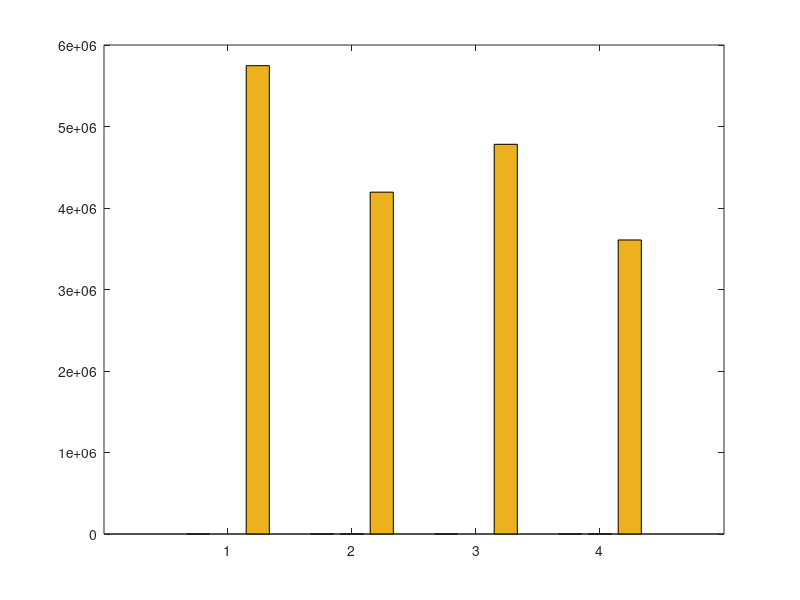
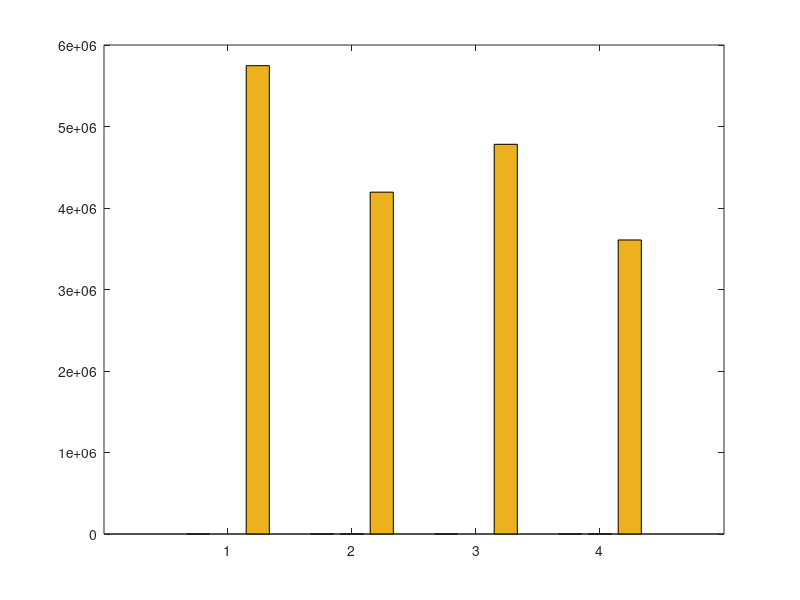
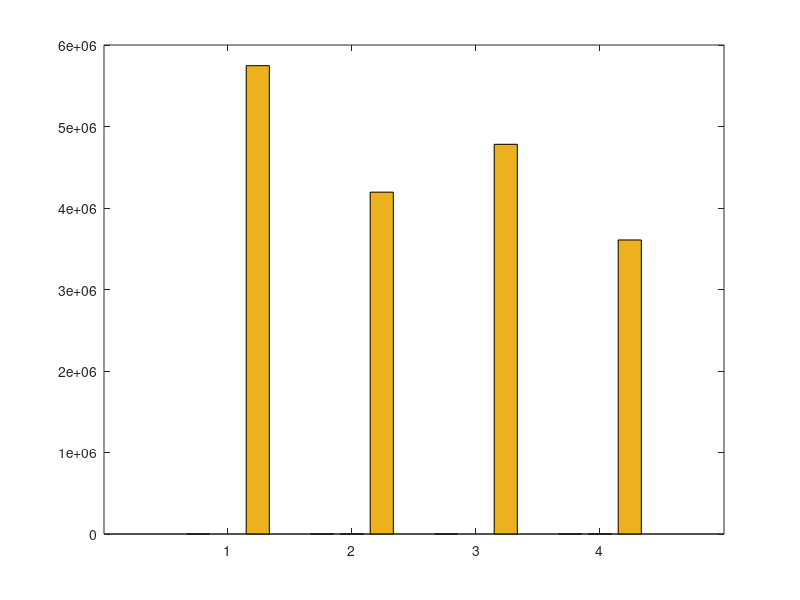
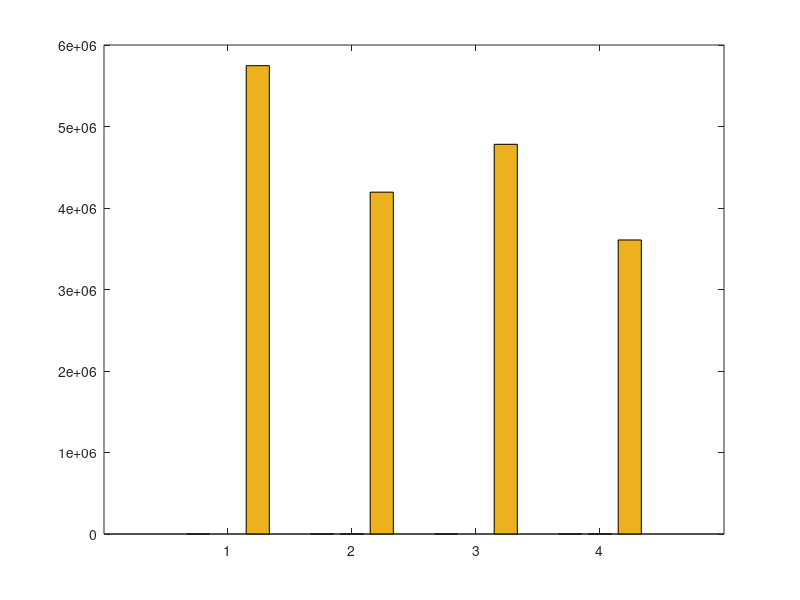

The MATLAB source for these figures, in order:
% basic hybrid copy migration
% memory size in MB
r = 4096
r *= 1024 % convert to KB

% bandwidth in gbps
b = 1000 
b = b * 1024/8 % convert to KB

% page dirty rate in percent (%): against to total memory pages
dirtyrate = 14 
dirtyrate /= 100

readrate = 14
readrate /= 100

pagesize = 4 % in KB
numpages = r / pagesize

% delta compression rate
comp = 0.5 

% amount of CPU and device states in KB 
scinfo = 100

% working set size in number of pages
wss = numpages * 0.25

% 0: zero, 1: read, 2: dirtied, 3: inactive data
mem = zeros(1, numpages);

% prediction accuracy 0 through 1
acc = 1
%acc = 0

totaltime = 0;
downtime = 0;
totaldata = 0;

A = zeros(4, 3);

%%%%%%%%%%%%%%%%%%%%%%%%%%%%%%
% precopy migration
%%%%%%%%%%%%%%%%%%%%%%%%%%%%%%
fprintf('\n')
disp('==================== Precopy migration ====================')
% iterations
present = numpages
iter = 0
while present > 50 && iter < 29 && totaldata < 4*r
	pretime = present / b
	totaltime += pretime
	totaldata += present
	present = numpages * dirtyrate
	%dirts = wss * dirtyrate
	iter += 1
end

% stop-and-copy phase
% stop conditions: 29 iterations, 50 pages, 4 memory size sent
scsent = scinfo + present * pagesize
downtwime = scsent / b
totaltime += downtime
totaldata += scsent

% network fault rate
NFR = 0

A (1, 1) = totaltime;
A (1, 2) = downtime;
A (1, 3) = totaldata;

%%%%%%%%%%%%%%%%%%%%%%%%%%%%%%
% postcopy migration
%%%%%%%%%%%%%%%%%%%%%%%%%%%%%%
fprintf('\n')
disp('===================== Postcopy migration ======================')
totaltime = 0;
downtime = 0;
totaldata = 0;

% stop-and-copy phase
scsent = scinfo
downtime = scsent / b
totaltime += downtime
totaldata += scsent

% prepaging (bubbling) and on-demand paging
postsent = r
posttime = postsent/b
totaltime += posttime
totaldata += postsent
% network fault rate
NFR = 0.2

A (2, 1) = totaltime;
A (2, 2) = downtime;
A (2, 3) = totaldata;

%%%%%%%%%%%%%%%%%%%%%%%%%%%%%%
% hybrid copy migration
%%%%%%%%%%%%%%%%%%%%%%%%%%%%%%
fprintf('\n')
disp('==================== Hybrid copy migration ====================')
totaltime = 0;
downtime = 0;
totaldata = 0;

% precopy phase: single iteration
present = r
pretime = present / b
totaltime += pretime
totaldata += present

% stop-and-copy phase
scsent = scinfo 
downtwime = scsent / b
totaltime += downtime
totaldata += scsent

% postcopy phase: prepaging (bubbling) and on-demand paging
%dirts = wss * dirtyrate
dirts = numpages * dirtyrate
postsent = dirts * pagesize
posttime = postsent/b
totaltime += posttime
totaldata += postsent
% network fault rate
NFR = 0.2

A (3, 1) = totaltime;
A (3, 2) = downtime;
A (3, 3) = totaldata;

%%%%%%%%%%%%%%%%%%%%%%%%%%%%%%
% proactive hybrid copy migration
%%%%%%%%%%%%%%%%%%%%%%%%%%%%%%
%disp(char(10))
fprintf('\n')
disp('=============== Proactive hybrid copy migration ================')
totaltime = 0;
downtime = 0;
totaldata = 0;

% precopy phase
% LRU, PFR

% scan the dirtied pages
% for dirtied pages
% 	mark dirtied (1)
% 	mem(random (1, wss * 0.1))	
randperm(int64(wss * 0.1));
% for read pages
% 	mark read (2)
% 	mem (random (wss * 0.1, wss * 0.2))

% for pages
% 	predict read/write

% send the pages most likely to be read and least likely to be dirtied
% do not send the pages most likely to be dirtied
% construct queue with the order of p1/p2
%reads = numpages * 0.4 
% total read rate = wss * read_rate = 0.25 * 0.16 = 0.04 (4%)
%read_rate = 0.16
%read_rate = 0.04 % 4% of total memory
% total write rate = wss * write_rate = 0.25 * 0.16 = 0.04 (4%)
%write_rate = 0.16
%write_rate = 0.04 % 4% of total memory
% simple case: readonly pages (RO) - zero dirtied pages 
%RO = 0.3
pred_pages = numpages * readrate * acc

% LRU
% for LRU queue
% 	mark sent
%	insert the pages into cache and perform delta compression

present = pred_pages * pagesize
pretime = present/b
totaltime += pretime
totaldata += present

% stop-and-copy phase
% send the CPU and device states
bitmapsize = 500 % KB
scsent = scinfo + bitmapsize
downtime = scsent/b
totaltime += downtime
totaldata += scsent

% postcopy phase
postsent = (numpages - pred_pages) * pagesize

% exclude the predicted dirtied pages 
pred_dirts = numpages * dirtyrate * acc
postsent = (numpages - pred_pages - pred_dirts) * pagesize
posttime = postsent/b
totaltime += posttime
totaldata += postsent

% network fault rate
NFR = 0.2

A (4, 1) = totaltime;
A (4, 2) = downtime;
A (4, 3) = totaldata

%%%%%%%%%%%%%%%%%%%%%%%%%%%%%%%%%%%%%%%%%%%%%%%%%%%%%%%
%                     plotting
% precopy
% postcopy
% hybrid
% pro-hybrid
%%%%%%%%%%%%%%%%%%%%%%%%%%%%%%%%%%%%%%%%%%%%%%%%%%%%%%%

prefix = "M4G_R14W14_acc100_r1"

%%%%%%%%%%%%%%%%%%%% total time %%%%%%%%%%%%%%%%%%%%%%
figure;
output = strcat(prefix, ".tt");
%output = prefix
x = ['PRECOPY', 'POSTCOPY', 'HYBRID', 'PRO-HYBRID'];
%x = 1:1:length(A);
%plot(x, A(:,2)/1000000, x, A(:,3)/1000000, '-.*');
%plot(A(:,2));
xlabel('COPY METHOD');
ylabel('TIME');
%legend('PRECOPY', 'POSTCOPY', 'HYBRID', 'PRO-HYBRID');
bar(A(:,:))
%bar(x, A(:,1))

saveas (1, strcat(output, ".png"));
saveas (1, strcat(output, ".eps"));
saveas (1, strcat(output, ".emf"));

%%%%%%%%%%%%%%%%%%%% downtime %%%%%%%%%%%%%%%%%%%%%%
figure;
output = strcat(prefix, ".dt");

ylabel('TIME or KB');

bar(A(:,2))

saveas (1, strcat(output, ".png"));
saveas (1, strcat(output, ".eps"));
saveas (1, strcat(output, ".emf"));
